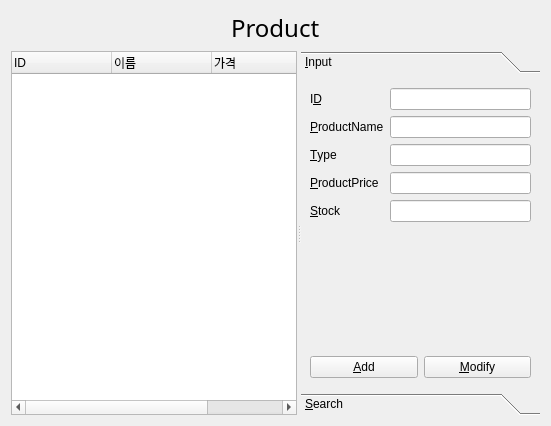
<?xml version="1.0" encoding="UTF-8"?>
<ui version="4.0">
 <class>ProductManagerForm</class>
 <widget class="QWidget" name="ProductManagerForm">
  <property name="geometry">
   <rect>
    <x>0</x>
    <y>0</y>
    <width>551</width>
    <height>426</height>
   </rect>
  </property>
  <property name="windowTitle">
   <string>Form</string>
  </property>
  <layout class="QVBoxLayout" name="verticalLayout_2">
   <item>
    <layout class="QVBoxLayout" name="verticalLayout" stretch="0,1">
     <item>
      <layout class="QHBoxLayout" name="horizontalLayout_2">
       <item>
        <spacer name="horizontalSpacer_2">
         <property name="orientation">
          <enum>Qt::Horizontal</enum>
         </property>
         <property name="sizeHint" stdset="0">
          <size>
           <width>40</width>
           <height>20</height>
          </size>
         </property>
        </spacer>
       </item>
       <item>
        <widget class="QLabel" name="label">
         <property name="font">
          <font>
           <family>휴먼둥근헤드라인</family>
           <pointsize>18</pointsize>
          </font>
         </property>
         <property name="text">
          <string>Product</string>
         </property>
        </widget>
       </item>
       <item>
        <spacer name="horizontalSpacer">
         <property name="orientation">
          <enum>Qt::Horizontal</enum>
         </property>
         <property name="sizeHint" stdset="0">
          <size>
           <width>40</width>
           <height>20</height>
          </size>
         </property>
        </spacer>
       </item>
      </layout>
     </item>
     <item>
      <widget class="QSplitter" name="splitter">
       <property name="orientation">
        <enum>Qt::Horizontal</enum>
       </property>
       <widget class="QTreeWidget" name="treeWidget">
        <property name="rootIsDecorated">
         <bool>false</bool>
        </property>
        <property name="itemsExpandable">
         <bool>false</bool>
        </property>
        <column>
         <property name="text">
          <string>ID</string>
         </property>
        </column>
        <column>
         <property name="text">
          <string>이름</string>
         </property>
        </column>
        <column>
         <property name="text">
          <string>가격</string>
         </property>
        </column>
        <column>
         <property name="text">
          <string>재고량</string>
         </property>
        </column>
       </widget>
       <widget class="QToolBox" name="toolBox">
        <property name="currentIndex">
         <number>0</number>
        </property>
        <widget class="QWidget" name="inputPage">
         <property name="geometry">
          <rect>
           <x>0</x>
           <y>0</y>
           <width>219</width>
           <height>338</height>
          </rect>
         </property>
         <attribute name="label">
          <string>&amp;Input</string>
         </attribute>
         <layout class="QGridLayout" name="gridLayout">
          <item row="0" column="0">
           <layout class="QFormLayout" name="formLayout">
            <item row="0" column="0">
             <widget class="QLabel" name="idLabel">
              <property name="text">
               <string>I&amp;D</string>
              </property>
              <property name="buddy">
               <cstring>idLineEdit</cstring>
              </property>
             </widget>
            </item>
            <item row="0" column="1">
             <widget class="QLineEdit" name="idLineEdit">
              <property name="readOnly">
               <bool>true</bool>
              </property>
             </widget>
            </item>
            <item row="1" column="0">
             <widget class="QLabel" name="nameLabel">
              <property name="text">
               <string>&amp;ProductName</string>
              </property>
              <property name="buddy">
               <cstring>ProductNameLineEdit</cstring>
              </property>
             </widget>
            </item>
            <item row="1" column="1">
             <widget class="QLineEdit" name="ProductNameLineEdit"/>
            </item>
            <item row="2" column="0">
             <widget class="QLabel" name="typeLabel">
              <property name="text">
               <string>&amp;Type</string>
              </property>
              <property name="buddy">
               <cstring>typeLineEdit</cstring>
              </property>
             </widget>
            </item>
            <item row="2" column="1">
             <widget class="QLineEdit" name="typeLineEdit"/>
            </item>
            <item row="3" column="0">
             <widget class="QLabel" name="ProductPriceLabel">
              <property name="text">
               <string>&amp;ProductPrice</string>
              </property>
              <property name="buddy">
               <cstring>PriceLineEdit</cstring>
              </property>
             </widget>
            </item>
            <item row="3" column="1">
             <widget class="QLineEdit" name="PriceLineEdit"/>
            </item>
            <item row="4" column="0">
             <widget class="QLabel" name="Stocklabel">
              <property name="text">
               <string>&amp;Stock</string>
              </property>
              <property name="buddy">
               <cstring>stockLineEdit</cstring>
              </property>
             </widget>
            </item>
            <item row="4" column="1">
             <widget class="QLineEdit" name="stockLineEdit"/>
            </item>
           </layout>
          </item>
          <item row="1" column="0">
           <spacer name="verticalSpacer">
            <property name="orientation">
             <enum>Qt::Vertical</enum>
            </property>
            <property name="sizeHint" stdset="0">
             <size>
              <width>20</width>
              <height>89</height>
             </size>
            </property>
           </spacer>
          </item>
          <item row="2" column="0">
           <layout class="QHBoxLayout" name="horizontalLayout_3">
            <item>
             <widget class="QPushButton" name="addPushButton">
              <property name="text">
               <string>&amp;Add</string>
              </property>
             </widget>
            </item>
            <item>
             <widget class="QPushButton" name="modifyPushButton">
              <property name="text">
               <string>&amp;Modify</string>
              </property>
             </widget>
            </item>
           </layout>
          </item>
         </layout>
        </widget>
        <widget class="QWidget" name="searchPage">
         <property name="geometry">
          <rect>
           <x>0</x>
           <y>0</y>
           <width>219</width>
           <height>338</height>
          </rect>
         </property>
         <attribute name="label">
          <string>&amp;Search</string>
         </attribute>
         <layout class="QVBoxLayout" name="verticalLayout_3">
          <item>
           <widget class="QTreeWidget" name="searchTreeWidget">
            <property name="rootIsDecorated">
             <bool>false</bool>
            </property>
            <column>
             <property name="text">
              <string>ID</string>
             </property>
            </column>
            <column>
             <property name="text">
              <string>ProductName</string>
             </property>
            </column>
            <column>
             <property name="text">
              <string>Type</string>
             </property>
            </column>
            <column>
             <property name="text">
              <string>Price</string>
             </property>
            </column>
            <column>
             <property name="text">
              <string>Stock</string>
             </property>
            </column>
           </widget>
          </item>
          <item>
           <layout class="QHBoxLayout" name="horizontalLayout">
            <item>
             <widget class="QComboBox" name="searchComboBox">
              <item>
               <property name="text">
                <string>ID</string>
               </property>
              </item>
              <item>
               <property name="text">
                <string>Name</string>
               </property>
              </item>
              <item>
               <property name="text">
                <string>Type</string>
               </property>
              </item>
              <item>
               <property name="text">
                <string>Price</string>
               </property>
              </item>
              <item>
               <property name="text">
                <string>Stock</string>
               </property>
              </item>
             </widget>
            </item>
            <item>
             <widget class="QLineEdit" name="searchLineEdit"/>
            </item>
           </layout>
          </item>
          <item>
           <widget class="QPushButton" name="searchPushButton">
            <property name="text">
             <string>S&amp;earch</string>
            </property>
           </widget>
          </item>
         </layout>
        </widget>
       </widget>
      </widget>
     </item>
    </layout>
   </item>
  </layout>
 </widget>
 <resources/>
 <connections/>
</ui>
